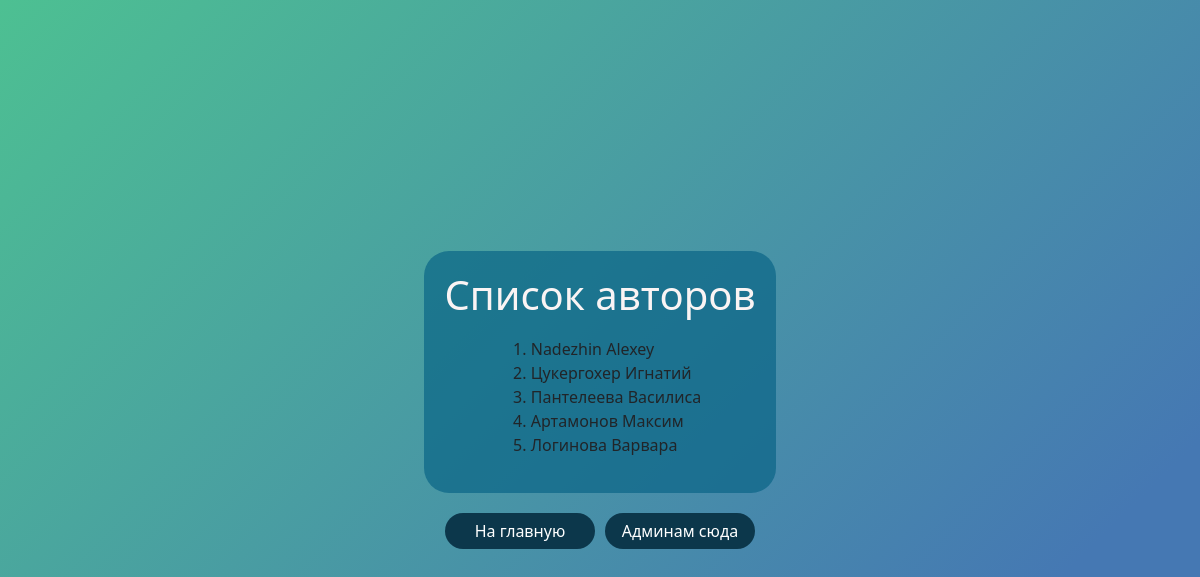
/pr5-docker/apache/content/authors.php, run on the app's committed database.
### tables this page shows
CREATE TABLE IF NOT EXISTS authors (
    ID INT NOT NULL AUTO_INCREMENT,
    name VARCHAR(30),
    surname VARCHAR(30),
    age INT,
    PRIMARY KEY(ID)
);

### pr5-docker/apache/content/authors.php (the view, shortened to what this page needs)
<!DOCTYPE html>
<html lang="en">
<head>
    <link href="https://cdn.jsdelivr.net/npm/bootstrap@5.0.2/dist/css/bootstrap.min.css"
          rel="stylesheet"
>
    <link href="style.css" rel="stylesheet">
</head>
<body>
    <div class="main_content">
        <div>
            <h1>Список авторов</h1>
            <ol>
                <?php
                $mysqli = new mysqli("db", "root", "example", "appDB");
                $result = $mysqli->query("SELECT * FROM authors");
                foreach ($result as $row) {
                    echo "<li>{$row['surname']} {$row['name']}</li>";
                }
                ?>
            </ol>
        </div>
        <div class="exile">
            <a href="index.html">На главную</a>
            <a href="admin/admin.php">Админам сюда</a>
        </div>
    </div>
</body>
</html>

### pr5-docker/apache/content/style.css (style rules this page uses)
html { width: 100%; height: 100%; background: linear-gradient(315deg, rgb(69, 120, 179) 18%,rgb(77, 192, 146) 100%, rgb(201, 94, 94) 47%) no-repeat; }
body { display: flex; flex-direction: column; justify-content: center; background: none; height: inherit; }
a, h1, p { color: #faf4f4; transition: all 0.5s; }
a, p { font-size: 18px; }
.main_content { display: flex; flex-direction: column; align-items: center; justify-content: center; gap: 20px; }
.main_content div:first-child { display: flex; flex-direction: column; justify-content: center; align-items: center; gap: 10px; padding: 20px; background: rgba(6, 97, 133, 0.651); border-radius: 25px; }
.exile { display: flex; gap: 10px; }
a { font-size: 16px; text-align: center; line-height: 16px; text-decoration: none; }
.exile a { color: rgb(158, 8, 138); background: rgba(73, 72, 72, 0.308); border-radius: 25px; }
.exile a { width: 150px; padding: 10px 15px 10px 15px; background: rgb(12, 55, 75); border-radius: 25px; font-size: 16px; text-align: center; line-height: 16px; text-decoration: none; color: rgb(255, 255, 255); transition: all 0.5s cubic-bezier(1,-1.53,.52,1.53); }

### data on the page
authors: surname "Nadezhin", name "Alexey"
authors: surname "Цукергохер", name "Игнатий"
authors: surname "Пантелеева", name "Василиса"
authors: surname "Артамонов", name "Максим"
authors: surname "Логинова", name "Варвара"
